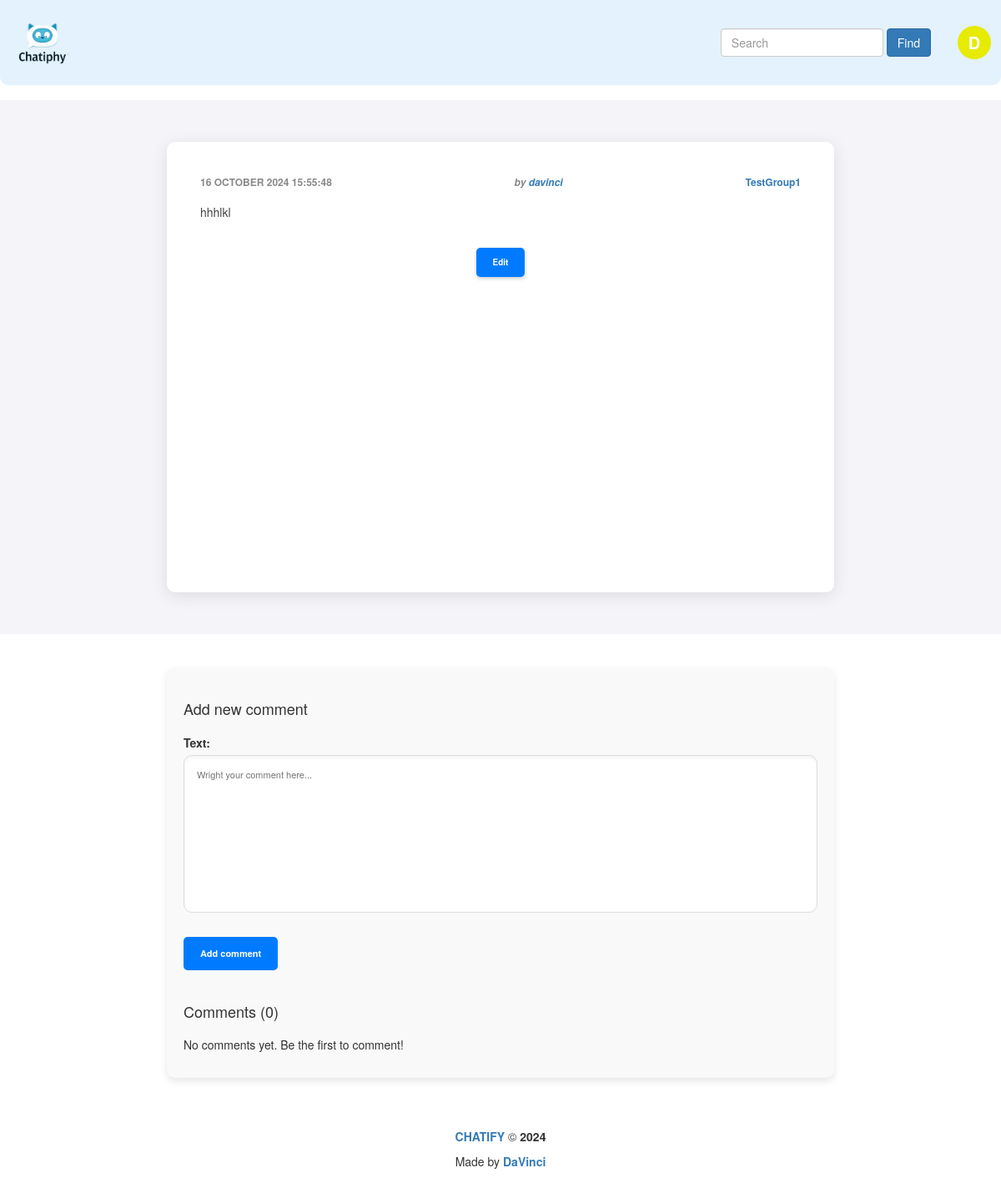
/posts/24/ (signed in), run on an earlier commit of the app's database.
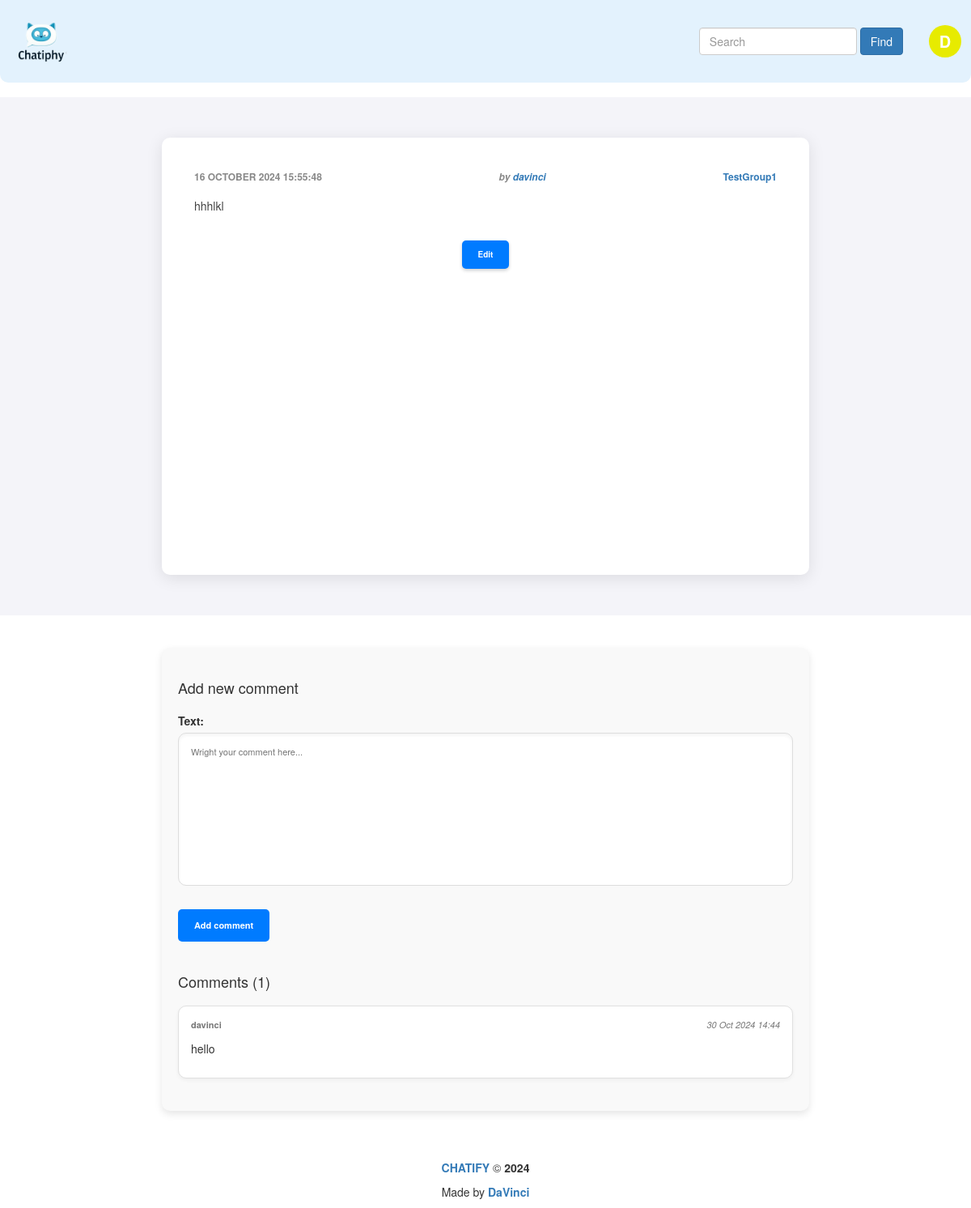
And on a later commit of the database.
### post_maker/models.py (models this page shows, shortened)
class Post(models.Model):
    title = models.CharField(
        max_length=250,
        default=''
    )
    text = models.TextField(
        help_text="Enter the text of post"
    )
    created = models.DateTimeField(
        auto_now_add=True
    )
    pub_date = models.DateTimeField(
        auto_now_add=True,
    )
    updated = models.DateTimeField(
        auto_now=True
    )
    author = models.ForeignKey(
        User,
        on_delete=models.CASCADE,
        verbose_name="Author",
        related_name="posts"
    )
    group = models.ForeignKey(
        Group,
        on_delete=models.SET_NULL,
        related_name="posts",
        blank=True,
        null=True,
        verbose_name="Group",
        help_text="Choose the group"
    )
    image = models.ImageField(
        "Post Image",
        upload_to="post_maker/img",
        blank=True
    )
    class Meta:
        ordering = ('-pub_date',)
        indexes = [
            models.Index(fields=['-pub_date'])
        ]
        verbose_name = "Post"
        verbose_name_plural = "Posts"

class Group(models.Model):
    title = models.CharField(max_length=200, default="")
    slug = models.SlugField(max_length=200, unique=True, blank=True)
    description = models.TextField(default="")

class Comment(models.Model):
    post = models.ForeignKey(
        Post,
        on_delete=models.CASCADE,
        related_name="comments"
    )
    author = models.ForeignKey(
        User,
        on_delete=models.CASCADE,
        related_name="comments"
    )
    text = models.TextField(
    )
    created = models.DateTimeField(
        auto_now_add=True,
    )
    image = models.ImageField(
        "Comment Image",
        upload_to="post_maker/img/comments",
        blank=True
    )
    active = models.BooleanField(default=True)
    class Meta:
        ordering = ["created",]
        indexes = [
            models.Index(fields=["created",])
        ]

### post_maker/views.py (the view)
# urls.py: path("posts/<int:post_id>/", views.post_detail, name="post_detail"),
@login_required
def post_detail(request, post_id):
    template = "post_maker/post_detail.html"
    post = get_object_or_404(Post, pk=post_id)
    comments = post.comments.filter(active=True)
    form = CreateCommentForm()
    context = {"post":post,
               "comments":comments,
               "form":form}
    return render(request, template, context)

### post_maker/forms.py
class CreateCommentForm(forms.ModelForm):
    class Meta:
        model = Comment
        fields = ["text",]
        widgets = {
            "text": forms.Textarea(attrs={"name":"comment", "id":"comment","placeholder":"Wright your comment here...", "required":"True"}),
        }

### core/context_processors/year.py (called while the page is built)
def year(request):
    year = datetime.now().year
    return {
        "year":year,
    }

### templates/post_maker/post_detail.html (shortened to what this page needs)
{% extends 'base.html' %}
{% load thumbnail %}
{% block content %}
    <div class="post-container">
        <div class="post-item">
            <div class="post-meta">
                <span class="post-date">{{ post.pub_date|date:"d E Y H:i:s" }}</span>
                <span class="post-author">by <a href="{% url 'post_maker:profile' post.author %}">{{ post.author }}</a></span>
                {% if post.group %}
                    <span class="post-group"><a href="{% url 'post_maker:group_page' post.group.slug %}">{{ post.group.title }}</a></span>
                {% endif %}
            </div>
            <div class="post-content">
                <p>{{ post.text }}</p>
            </div>
            {% if request.user == post.author %}
                <div class="post-actions">
                    <a class="edit-button" href="{% url 'post_maker:edit_post' post.pk %}">Edit</a>
                </div>
            {% endif %}
        </div>
    </div>
    <div class="comments-section">
        {% include 'post_maker/includes/comment_form.html' %}
        {% include 'post_maker/includes/comments_list.html' %}
    </div>
{% endblock %}

### templates/base.html (shortened to what this page needs)
<!DOCTYPE html>
<html lang="en">
<head>
    {% load static %}
    <link rel="stylesheet" href="{% static 'css/styles.css' %}">
    <link rel="stylesheet" href="{% static 'css/post_list_styles.css' %}">
    <link rel="stylesheet" href="{% static 'css/comments_styles.css' %}">
    <link rel="stylesheet" href="{% static 'css/bootstrap.min.css' %}">
</head>
<body>
    <header>
        {% include "includes/header.html" %}
    </header>
    <br>
    <main>
        {% block content %}
        {% endblock %}
    </main>
    <br>
    {% include "includes/footer.html" %}
</body>
</html>

### templates/includes/header.html (shortened to what this page needs)
{% load static %}
<div class="header-line">
    <div class="header-logo">
        <a href="{% url 'post_maker:index' %}">
            <img src="{% static 'img/header_logo.png' %}" class="header-logo-img" alt="CHATIPHY">
        </a>
    </div>
    <div class="nav-panel">
        <div class="search-form-full">
            <form class="form-inline" action="/">
                <input name="q" class="form-control form-control-lg mr-sm-2 " type="search" placeholder="Search" {% if keyword %} value="{{ keyword }}" {% endif %}>
                <button class="btn btn-primary" type="submit">Find</button>
            </form>
        </div>
        <div class="profile-link active">
                {% with user.username|slice:":1" as first_letter %}
                <button id="profileButton" class="navbar-toggler profile nav-link {% if user.is_authenticated %}in{% else %}out{% endif %}" data-bs-toggle="collapse" data-bs-target="#navbarNav" aria-controls="navbarNav" aria-expanded="false" aria-label="Menu">{{ first_letter|upper }}</button>
                {% endwith %}
        </div>
    </div>
</div>

### templates/post_maker/includes/comment_form.html (shortened to what this page needs)
<h3>Add new comment</h3>
<form id="comment-form" action="{% url 'post_maker:add_comment' post.pk %}" method="post">
    {{ form.as_p}}
    <p><button type="submit">Add comment</button></p>
</form>

### templates/post_maker/includes/comments_list.html
<div id="comments-list" class="comments-list">
    <h3>Comments (<span id="comment-count">{{ comments.count }}</span>)</h3>
    {% for comment in comments %}
        <div class="comment-item">
            <div class="comment-meta">
                <span class="comment-author">{{ comment.author }}</span>
                <span class="comment-date">{{ comment.created|date:"d M Y H:i" }}</span>
            </div>
            <p class="comment-text">{{ comment.text }}</p>
        </div>
    {% empty %}
        <p>No comments yet. Be the first to comment!</p>
    {% endfor %}
</div>

### templates/includes/footer.html
<footer class="border-top py-4">
    <div class="container text-center mt-auto">
        <p class="mb-0"><strong><a href="{% url 'post_maker:index' %}">CHATIFY</a></strong> © <b>{{ year }}</b></p>
        <p class="mb-0">Made by <strong><a href="{% url 'about:author' %}">DaVinci</a></strong></p>
    </div>
</footer>

### static/css/styles.css (style rules this page uses)
header { position: fixed; z-index: 1000; width: 100%; max-width: 100%; height: auto; max-height: 102px; margin-left: auto; margin-right: auto; background-color: #e3f2fd; border-radius: 0 0 10px 10px; }
main { margin-top: 100px; }
.header-line { display: flex; justify-content: space-between; align-items: center; padding: 0; height: 100%; box-sizing: border-box; }
.header-logo { flex-shrink: 0; display: flex; align-items: center; height: 100%; }
.header-logo-img { height: 102px; width: auto; max-width: 150px; max-height: 102px; cursor: pointer; padding: 0; }
.nav-panel { display: flex; align-items: center; gap: 20px; margin-left: auto; }
.profile { border-radius: 360px; display: inline-flex; justify-content: center; align-items: center; margin-right: 12px; margin-left: 12px; font-size: 20px; font-weight: bold; width: 40px; height: 40px; cursor: pointer; border: none; transition: background-color 0.3s ease, color 0.3s ease, transform 0.3s ease; }
.profile.in { background-color: #E7EB00; color: white; }
.form-control { width: 250px; }
@media (min-width: 480px) { .search-form-full { display: flex; align-items: center; } }

### static/css/post_list_styles.css (style rules this page uses)
.post-container { display: flex; justify-content: center; padding: 50px 20px; background-color: #f4f4f9; min-height: 80vh; }
.post-item { background-color: white; border-radius: 10px; box-shadow: 0 4px 20px rgba(0, 0, 0, 0.1); padding: 40px; max-width: 800px; width: 100%; transition: box-shadow 0.3s ease; }
.post-meta { display: flex; justify-content: space-between; font-size: 1.2rem; color: #888; margin-bottom: 15px; }
.post-date { font-weight: bold; text-transform: uppercase; }
.post-author { font-style: italic; font-weight: bold; }
.post-group { font-weight: bold; }
.post-content p { font-size: 1.4rem; line-height: 1.8; color: #444; text-align: justify; margin-bottom: 20px; }
.post-actions { display: flex; justify-content: center; margin-top: 30px; }
.edit-button { padding: 10px 20px; font-size: 1rem; font-weight: bold; color: white; background-color: #007bff; border: none; border-radius: 5px; text-decoration: none; box-shadow: 0 2px 4px rgba(0, 0, 0, 0.2); transition: background-color 0.3s ease, box-shadow 0.3s ease; }

### static/css/comments_styles.css (style rules this page uses)
.comments-section { max-width: 800px; margin: 40px auto; padding: 20px; background-color: #f9f9f9; border-radius: 10px; box-shadow: 0 4px 10px rgba(0, 0, 0, 0.1); }
.comments-section h3 { font-size: 1.8rem; color: #333; margin-bottom: 20px; }
#comment-form { margin-bottom: 40px; }
#comment-form textarea { width: 100%; max-height: 10%; padding: 15px; font-size: 1.1rem; border: 1px solid #ddd; border-radius: 10px; resize: none; box-shadow: inset 0 2px 4px rgba(0, 0, 0, 0.05); margin-bottom: 15px; }
#comment-form button { padding: 12px 20px; font-size: 1.1rem; font-weight: bold; background-color: #007bff; color: white; border: none; border-radius: 5px; cursor: pointer; transition: background-color 0.3s ease; }
.comments-list { margin-top: 40px; }
.comment-item { background-color: white; padding: 15px; border-radius: 10px; border: 1px solid #e0e0e0; margin-bottom: 20px; box-shadow: 0 2px 5px rgba(0, 0, 0, 0.05); }
.comment-meta { display: flex; justify-content: space-between; margin-bottom: 10px; font-size: 1.1rem; color: #777; }
.comment-author { font-weight: bold; }
.comment-date { font-style: italic; }
.comment-text { font-size: 1.4rem; line-height: 1.6; color: #333; }

What changed in the data, as far as the page shows it:
added Comment: author "davinci", created "30 Oct 2024 14:44", text "hello"
Also different on the page:
{{ comments.count }}: "0" → "1"
text no longer shown: "No comments yet. Be the first to comment!"
